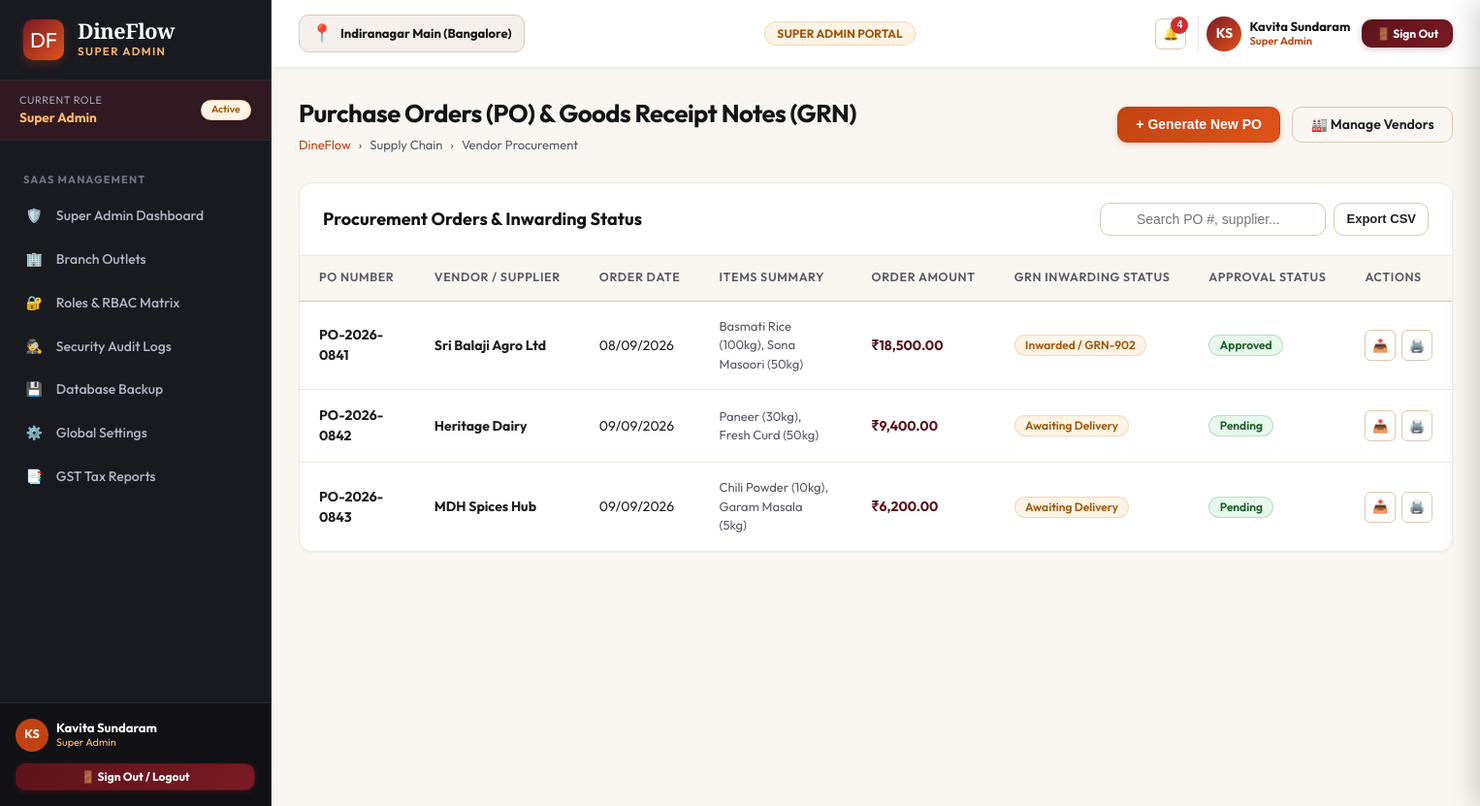
Screenshot of /inventory/purchase-orders/ (signed in) with the database file from the repository.
### apps/accounts/models.py (models this page shows, shortened)
class Role(models.Model):
    code = models.CharField(max_length=50, unique=True)
    name = models.CharField(max_length=100)
    description = models.TextField(blank=True, default='')
    dashboard_url = models.CharField(max_length=200, default='/dashboard/owner/')
    icon = models.CharField(max_length=50, default='shield')
    is_active = models.BooleanField(default=True)
    created_at = models.DateTimeField(auto_now_add=True)

class UserProfile(models.Model):
    user = models.OneToOneField(User, on_delete=models.CASCADE, related_name='userprofile')
    role = models.ForeignKey(Role, on_delete=models.PROTECT, related_name='users')
    branch = models.CharField(max_length=150, default='Indiranagar Main (Bangalore)')
    employee_code = models.CharField(max_length=50, blank=True, default='')
    phone = models.CharField(max_length=20, blank=True, default='')
    avatar_initials = models.CharField(max_length=5, default='DF')
    created_at = models.DateTimeField(auto_now_add=True)
    updated_at = models.DateTimeField(auto_now=True)

### apps/inventory/views.py (the view)
# urls.py: path('purchase-orders/', views.purchase_orders, name='purchase_orders'),
@role_required(['inventory', 'manager', 'owner', 'super_admin'])
def purchase_orders(request):
    po_list = [
        {'po_num': 'PO-2026-0841', 'supplier': 'Sri Balaji Agro Ltd', 'date': '08/09/2026', 'items_count': 'Basmati Rice (100kg), Sona Masoori (50kg)', 'amount': 18500.00, 'grn_status': 'Inwarded / GRN-902', 'status': 'approved'},
        {'po_num': 'PO-2026-0842', 'supplier': 'Heritage Dairy', 'date': '09/09/2026', 'items_count': 'Paneer (30kg), Fresh Curd (50kg)', 'amount': 9400.00, 'grn_status': 'Awaiting Delivery', 'status': 'pending'},
        {'po_num': 'PO-2026-0843', 'supplier': 'MDH Spices Hub', 'date': '09/09/2026', 'items_count': 'Chili Powder (10kg), Garam Masala (5kg)', 'amount': 6200.00, 'grn_status': 'Awaiting Delivery', 'status': 'pending'},
    ]
    context = {
        'page_title': 'Purchase Orders & GRN Management',
        'po_list': po_list
    }
    return render(request, 'inventory/purchase_orders.html', context)

### dineflow_core/templatetags/dineflow_tags.py (called while the page is built)
@register.filter(name='inr')
def inr_format(value):
    if value is None or value == '':
        return '₹0.00'
    try:
        val = float(value)
    except (ValueError, TypeError):
        return f"₹{value}"
    is_negative = val < 0
    val = abs(val)
    parts = f"{val:.2f}".split('.')
    integer_part = parts[0]
    decimal_part = parts[1]
    if len(integer_part) <= 3:
        formatted = integer_part
    else:
        last_three = integer_part[-3:]
        remaining = integer_part[:-3]
        groups = []
        while len(remaining) > 2:
            groups.insert(0, remaining[-2:])
            remaining = remaining[:-2]
        if remaining:
            groups.insert(0, remaining)
        formatted = ",".join(groups) + "," + last_three
    result = f"₹{formatted}.{decimal_part}"
    return f"-{result}" if is_negative else result

### templates/inventory/purchase_orders.html (shortened to what this page needs)
{% extends 'base.html' %}
{% load static %}
{% load dineflow_tags %}
{% block content %}
<div class="df-page-header">
  <div class="df-page-title-group">
    <h1>Purchase Orders (PO) & Goods Receipt Notes (GRN)</h1>
    <div class="df-breadcrumb">
      <a href="{% url 'landing:index' %}">DineFlow</a>
      <span>›</span>
      <span>Supply Chain</span>
      <span>›</span>
      <span>Vendor Procurement</span>
    </div>
  </div>
  <div style="display:flex; gap:0.75rem;">
    <button class="df-btn df-btn-terracotta" onclick="DineFlow.showToast('New Purchase Order', 'Opening PO drafting wizard...', 'info')">
      <span>+ Generate New PO</span>
    </button>
    <a href="{% url 'suppliers:list' %}" class="df-btn df-btn-outline">
      <span>🏭 Manage Vendors</span>
    </a>
  </div>
</div>
<div class="df-card">
  <div class="df-card-header">
    <div class="df-card-title">Procurement Orders & Inwarding Status</div>
    <div style="display:flex; gap:0.5rem;">
      <input type="text" id="df-po-search" class="df-input-search" placeholder="Search PO #, supplier...">
      <button class="df-btn df-btn-outline df-btn-sm" onclick="ExportPrint.exportTableToCSV('df-po-table', 'purchase_orders.csv')">Export CSV</button>
    </div>
  </div>
  <div class="df-table-responsive">
    <table class="df-table" id="df-po-table">
      <thead>
        <tr>
          <th>PO Number</th>
          <th>Vendor / Supplier</th>
          <th>Order Date</th>
          <th>Items Summary</th>
          <th>Order Amount</th>
          <th>GRN Inwarding Status</th>
          <th>Approval Status</th>
          <th>Actions</th>
        </tr>
      </thead>
      <tbody>
        {% for po in po_list %}
          <tr>
            <td><strong>{{ po.po_num }}</strong></td>
            <td><strong>{{ po.supplier }}</strong></td>
            <td>{{ po.date }}</td>
            <td style="font-size:0.8125rem; color:var(--df-text-secondary);">{{ po.items_count }}</td>
            <td style="font-weight:700; color:var(--df-maroon-800);">{{ po.amount|inr }}</td>
            <td><span class="df-badge badge-warning">{{ po.grn_status }}</span></td>
            <td><span class="df-badge badge-success">{{ po.status }}</span></td>
            <td>
              <div class="df-action-btns">
                <button class="df-btn-icon" onclick="DineFlow.showToast('Inward Goods', 'GRN recorded for {{ po.po_num }}', 'success')" title="Record Goods Receipt (GRN)">📥</button>
                <button class="df-btn-icon" onclick="DineFlow.showToast('Print PO', 'Printing Purchase Order {{ po.po_num }}', 'info')" title="Print PO">🖨️</button>
              </div>
            </td>
          </tr>
        {% endfor %}
      </tbody>
    </table>
  </div>
</div>
{% endblock %}

### templates/partials/_sidebar.html (shortened to what this page needs)
{% load static %}
<aside class="df-sidebar">
  <div class="df-brand-header">
    <div class="df-brand-logo">DF</div>
    <div>
      <div class="df-brand-title">DineFlow</div>
      <div class="df-brand-subtitle">{{ CURRENT_USER.role_title }}</div>
    </div>
  </div>
  <div style="padding: 0.75rem 1.25rem; background: rgba(122, 26, 36, 0.25); border-bottom: 1px solid #2B2B33; display: flex; align-items: center; justify-content: space-between;">
    <div>
      <div style="font-size: 0.68rem; color: #A6A6B8; text-transform: uppercase; letter-spacing: 0.05em;">Current Role</div>
      <div style="font-size: 0.85rem; font-weight: 700; color: var(--df-saffron-400);">{{ CURRENT_USER.role_title }}</div>
    </div>
    <span class="df-badge badge-warning" style="font-size: 0.65rem;">Active</span>
  </div>
  <nav style="flex: 1; padding: 0.75rem 0 2rem; overflow-y: auto;">
    {% if CURRENT_ROLE == 'super_admin' %}
      <div class="df-nav-section-title">SaaS Management</div>
      <ul class="df-nav-list">
        <li class="df-nav-item">
          <a href="{% url 'dashboard:super_admin' %}" class="df-nav-link {% if request.resolver_match.url_name == 'super_admin' %}active{% endif %}">
            <span>🛡️</span>
            <span>Super Admin Dashboard</span>
          </a>
        </li>
        <li class="df-nav-item">
          <a href="{% url 'settings_app:branches' %}" class="df-nav-link {% if request.resolver_match.url_name == 'branches' %}active{% endif %}">
            <span>🏢</span>
            <span>Branch Outlets</span>
          </a>
        </li>
        <li class="df-nav-item">
          <a href="{% url 'settings_app:roles_permissions' %}" class="df-nav-link {% if request.resolver_match.url_name == 'roles_permissions' %}active{% endif %}">
            <span>🔐</span>
            <span>Roles & RBAC Matrix</span>
          </a>
        </li>
        <li class="df-nav-item">
          <a href="{% url 'settings_app:audit_logs' %}" class="df-nav-link {% if request.resolver_match.url_name == 'audit_logs' %}active{% endif %}">
            <span>🕵️</span>
            <span>Security Audit Logs</span>
          </a>
        </li>
        <li class="df-nav-item">
          <a href="{% url 'settings_app:backup_restore' %}" class="df-nav-link {% if request.resolver_match.url_name == 'backup_restore' %}active{% endif %}">
            <span>💾</span>
            <span>Database Backup</span>
          </a>
        </li>
        <li class="df-nav-item">
          <a href="{% url 'settings_app:general' %}" class="df-nav-link {% if request.resolver_match.url_name == 'general' %}active{% endif %}">
            <span>⚙️</span>
            <span>Global Settings</span>
          </a>
        </li>
        <li class="df-nav-item">
          <a href="{% url 'analytics:tax_reports' %}" class="df-nav-link {% if request.resolver_match.url_name == 'tax_reports' %}active{% endif %}">
            <span>📑</span>
            <span>GST Tax Reports</span>
          </a>
        </li>
      </ul>
    {% endif %}
  </nav>
  <div style="padding: 1rem; border-top: 1px solid #2B2B33; background: rgba(18, 18, 22, 0.95); margin-top: auto;">
    <div style="display: flex; align-items: center; justify-content: space-between; margin-bottom: 0.75rem;">
      <div style="display: flex; align-items: center; gap: 0.5rem;">
        <div style="width: 34px; height: 34px; border-radius: 50%; background: var(--df-terracotta-700); color: #FFF; font-weight: 700; display: flex; align-items: center; justify-content: center; font-size: 0.78rem;">
          {{ CURRENT_USER.avatar_initials }}
        </div>
        <div style="line-height: 1.2;">
          <div style="font-weight: 700; font-size: 0.8125rem; color: #FFF;">{{ CURRENT_USER.name }}</div>
          <div style="font-size: 0.68rem; color: var(--df-saffron-400);">{{ CURRENT_USER.role_title }}</div>
        </div>
      </div>
    </div>
    <div>
      <a href="{% url 'accounts:logout' %}" class="df-btn df-btn-maroon df-btn-sm" style="width: 100%; justify-content: center; font-size: 0.75rem; font-weight: 700;">
        <span>🚪 Sign Out / Logout</span>
      </a>
    </div>
  </div>
</aside>

### templates/partials/_navbar.html (shortened to what this page needs)
{% load static %}
<header class="df-navbar">
  <div style="display: flex; align-items: center; gap: 1rem;">
    <div style="display: flex; align-items: center; gap: 0.5rem; background: var(--df-bg-cream); border: 1px solid var(--df-border-medium); padding: 0.35rem 0.75rem; border-radius: var(--df-radius-md);">
      <span style="font-size: 1.1rem;">📍</span>
      <span style="font-weight: 700; font-size: 0.8125rem; color: var(--df-charcoal-900);">{{ ACTIVE_BRANCH }}</span>
    </div>
  </div>
  <div style="display: flex; align-items: center; gap: 0.75rem;">
    <span class="df-badge badge-warning" style="font-weight: 700; font-size: 0.75rem; padding: 0.35rem 0.75rem;">
      {{ CURRENT_USER.role_title|upper }} PORTAL
    </span>
  </div>
  <div style="display: flex; align-items: center; gap: 0.75rem;">
    <button class="df-btn-icon" onclick="DineFlow.openDrawer('df-notifications-drawer')" style="position: relative;" title="Notifications">
      🔔
      {% if UNREAD_NOTIFICATIONS_COUNT > 0 %}
        <span style="position: absolute; top: -3px; right: -3px; width: 18px; height: 18px; background: var(--df-danger-600); color: #FFF; border-radius: 50%; font-size: 0.65rem; font-weight: 800; display: flex; align-items: center; justify-content: center;">
          {{ UNREAD_NOTIFICATIONS_COUNT }}
        </span>
      {% endif %}
    </button>
    <div style="display: flex; align-items: center; gap: 0.5rem; padding-left: 0.5rem; border-left: 1px solid var(--df-border-light);">
      <div style="width: 36px; height: 36px; border-radius: 50%; background: linear-gradient(135deg, var(--df-maroon-700), var(--df-terracotta-600)); color: #FFF; font-weight: 700; display: flex; align-items: center; justify-content: center; font-size: 0.875rem; box-shadow: var(--df-shadow-xs);">
        {{ CURRENT_USER.avatar_initials }}
      </div>
      <div style="line-height: 1.2; text-align: left;" class="df-hide-mobile">
        <div style="font-weight: 700; font-size: 0.8125rem; color: var(--df-charcoal-900);">{{ CURRENT_USER.name }}</div>
        <div style="font-size: 0.7rem; color: var(--df-terracotta-700); font-weight: 600;">{{ CURRENT_USER.role_title }}</div>
      </div>
    </div>
    <a href="{% url 'accounts:logout' %}" class="df-btn df-btn-maroon df-btn-sm" style="font-weight: 700; font-size: 0.75rem; padding: 0.4rem 0.85rem;" title="Sign out of ERP">
      <span>🚪 Sign Out</span>
    </a>
  </div>
</header>

### static/css/dineflow-tokens.css (style rules this page uses)
:root { --df-charcoal-900: #141417; --df-charcoal-800: #1E1E24; --df-charcoal-700: #2B2B33; --df-charcoal-600: #3C3C47; --df-charcoal-500: #555563; --df-charcoal-400: #7A7A8C; --df-charcoal-300: #A6A6B8; --df-charcoal-200: #D1D1DE; --df-charcoal-100: #EDEDF5; --df-maroon-900: #420C12; --df-maroon-800: #5C131B; --df-maroon-700: #7A1A24; --df-maroon-600: #9E222F; --df-maroon-500: #C42B3B; --df-maroon-100: #FCE8EA; --df-terracotta-900: #73270A; --df-terracotta-800: #9C350D; --df-terracotta-700: #C24312; --df-terracotta-600: #E0531A; --df-terracotta-500: #F06A33; --df-terracotta-400: #F58C60; --df-terracotta-100: #FDEDE6; --df-saffron-900: #733E05; --df-saffron-800: #A15707; --df-saffron-700: #CF7009; --df-saffron-600: #F58B14; --df-saffron-500: #FFA238; --df-saffron-400: #FFB96B; --df-saffron-100: #FFF4E5; --df-gold-800: #8C731A; --df-gold-700: #B89722; --df-gold-600: #D9B32B; --df-gold-500: #F0CA3F; --df-gold-100: #FDF9E7; --df-green-900: #0E421B; --df-green-800: #155C27; --df-green-700: #1E7A35; --df-green-600: #279C44; --df-green-500: #34BD55; --df-green-100: #E6F7EB; --df-danger-800: #781717; --df-danger-700: #A32020; --df-danger-600: #CF2D2D; --df-danger-100: #FDE8E8; --df-bg-app: #FAF7F2; --df-bg-cream: #F5EFEB; --df-bg-surface: #FFFFFF; --df-bg-surface-subtle: #F9F6F0; --df-bg-sidebar: #191920; --df-bg-sidebar-hover: #262630; --df-bg-sidebar-active: #7A1A24; --df-text-primary: #1F1F24; --df-text-secondary: #585866; --df-text-muted: #8C8C9E; --df-text-light: #F7F5F0; --df-text-on-dark: #FFFFFF; --df-border-light: #EFE9E0; --df-border-medium: #DEC9B5; --df-border-dark: #383842; --df-border-focus: #C24312; --df-font-sans: 'Outfit', 'Inter', -apple-system, BlinkMacSystemFont, "Segoe UI", Roboto, sans-serif; --df-font-serif: 'Playfair Display', Georgia, serif; --df-font-mono: 'JetBrains Mono', 'Fira Code', Consolas, monospace; --df-shadow-xs: 0 1px 2px rgba(33, 20, 10, 0.04); --df-shadow-sm: 0 2px 4px rgba(33, 20, 10, 0.06), 0 1px 2px rgba(33, 20, 10, 0.04); --df-shadow-md: 0 6px 12px -2px rgba(33, 20, 10, 0.08), 0 3px 6px -2px rgba(33, 20, 10, 0.05); --df-shadow-lg: 0 12px 24px -4px rgba(33, 20, 10, 0.12), 0 6px 12px -4px rgba(33, 20, 10, 0.06); --df-shadow-xl: 0 20px 32px -6px rgba(33, 20, 10, 0.16), 0 10px 16px -6px rgba(33, 20, 10, 0.08); --df-radius-sm: 6px; --df-radius-md: 10px; --df-radius-lg: 14px; --df-radius-xl: 20px; --df-radius-full: 9999px; --df-sidebar-width: 280px; --df-sidebar-collapsed-width: 80px; --df-navbar-height: 70px; }

### rows the page displays
Role: role_title "SUPER ADMIN", role_title "Super Admin"
UserProfile: avatar_initials "KS", branch "Indiranagar Main (Bangalore)"

### other values shown
{{ CURRENT_USER.name }} "Kavita Sundaram"
{{ UNREAD_NOTIFICATIONS_COUNT }} "4"
{{ po.po_num }} "PO-2026-0841" "PO-2026-0842" "PO-2026-0843"
{{ po.supplier }} "Sri Balaji Agro Ltd" "Heritage Dairy" "MDH Spices Hub"
{{ po.date }} "08/09/2026" "09/09/2026" "09/09/2026"
{{ po.items_count }} "Basmati Rice (100kg), Sona Masoori (50kg)" "Paneer (30kg), Fresh Curd (50kg)" "Chili Powder (10kg), Garam Masala (5kg)"
{{ po.amount|inr }} "₹18,500.00" "₹9,400.00" "₹6,200.00"
{{ po.grn_status }} "Inwarded / GRN-902" "Awaiting Delivery" "Awaiting Delivery"
{{ po.status }} "Approved" "Pending" "Pending"
